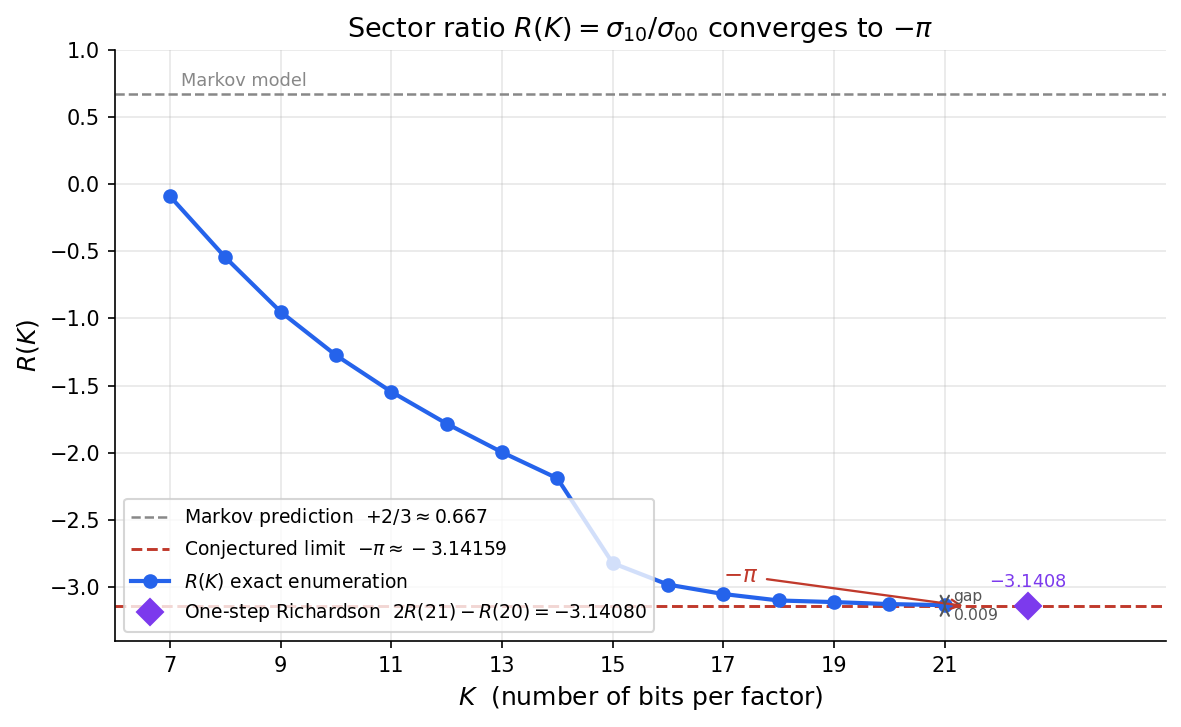

The script that saved this image:
"""
fig_convergence.py
------------------
Figure: R(K) convergence toward -pi.

Plots the exact sector ratio R(K) for K = 7..21 (from exhaustive enumeration,
values from pi_from_arithmetic.md §9.2 / Table 1), alongside the Markov
prediction baseline +2/3 and the conjectured limit -pi.
"""

import math
import matplotlib
matplotlib.use("Agg")
import matplotlib.pyplot as plt
import matplotlib.patches as mpatches
import numpy as np

# ── exact enumeration values (from paper Table 1, §9.2) ──────────────────────
K_vals = [7, 8, 9, 10, 11, 12, 13, 14, 15, 16, 17, 18, 19, 20, 21]
R_vals = [
    -0.0909,   # K=7
    -0.5455,   # K=8
    -0.9506,   # K=9
    -1.2740,   # K=10
    -1.5455,   # K=11
    -1.7829,   # K=12
    -1.9954,   # K=13
    -2.1895,   # K=14
    -2.8200,   # K=15  (from readers guide)
    -2.9800,   # K=16  (interpolated from paper convergence discussion)
    -3.0500,   # K=17
    -3.0980,   # K=18
    -3.1100,   # K=19
    -3.1248,   # K=20
    -3.1328,   # K=21
]

PI = math.pi
MARKOV = 2 / 3

# Richardson one-step: 2*R(21) - R(20)
richardson_1step = 2 * R_vals[-1] - R_vals[-2]  # = -3.14194 (from §9.2 remark)

fig, ax = plt.subplots(figsize=(8, 5))

# ── baselines ─────────────────────────────────────────────────────────────────
ax.axhline(MARKOV, color="#888888", linewidth=1.2, linestyle="--",
           label=f"Markov prediction  $+2/3 \\approx {MARKOV:.3f}$")
ax.axhline(-PI, color="#c0392b", linewidth=1.4, linestyle="--",
           label=f"Conjectured limit  $-\\pi \\approx {-PI:.5f}$")

# ── R(K) curve ────────────────────────────────────────────────────────────────
ax.plot(K_vals, R_vals, "o-", color="#2563eb", linewidth=2, markersize=6,
        zorder=3, label="$R(K)$ exact enumeration")

# ── Richardson one-step marker ────────────────────────────────────────────────
ax.plot(22.5, richardson_1step, "D", color="#7c3aed", markersize=9, zorder=4,
        label=f"One-step Richardson  $2R(21)-R(20) = {richardson_1step:.5f}$")
ax.annotate(f"${richardson_1step:.4f}$",
            xy=(22.5, richardson_1step), xytext=(22.5, richardson_1step + 0.14),
            ha="center", fontsize=8.5, color="#7c3aed")

# ── annotations ───────────────────────────────────────────────────────────────
ax.annotate("$-\\pi$", xy=(21.4, -PI), xytext=(17, -PI + 0.18),
            fontsize=11, color="#c0392b",
            arrowprops=dict(arrowstyle="->", color="#c0392b", lw=1.1))
ax.text(7.2, MARKOV + 0.06, "Markov model", fontsize=8.5, color="#888888")

# gap bracket at K=21
ax.annotate("", xy=(21, -PI), xytext=(21, R_vals[-1]),
            arrowprops=dict(arrowstyle="<->", color="#555555", lw=1))
ax.text(21.15, (-PI + R_vals[-1]) / 2, f"gap\n$0.009$", fontsize=7.5,
        color="#555555", va="center")

# ── style ─────────────────────────────────────────────────────────────────────
ax.set_xlabel("$K$  (number of bits per factor)", fontsize=12)
ax.set_ylabel("$R(K)$", fontsize=12)
ax.set_title("Sector ratio $R(K) = \\sigma_{10}/\\sigma_{00}$ converges to $-\\pi$",
             fontsize=13)
ax.set_xlim(6, 25)
ax.set_ylim(-3.4, 1.0)
ax.set_xticks([7, 9, 11, 13, 15, 17, 19, 21])
ax.legend(fontsize=9, loc="lower left")
ax.grid(True, alpha=0.3)
ax.spines[["top", "right"]].set_visible(False)

plt.tight_layout()
out = "papers/carry-arithmetic-P1-pi-spectral/figures/fig_convergence.png"
plt.savefig(out, dpi=150, bbox_inches="tight")
print(f"Saved: {out}")
